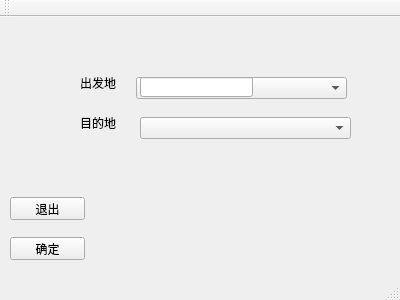
<?xml version="1.0" encoding="UTF-8"?>
<ui version="4.0">
 <class>MainWindow</class>
 <widget class="QMainWindow" name="MainWindow">
  <property name="geometry">
   <rect>
    <x>0</x>
    <y>0</y>
    <width>400</width>
    <height>300</height>
   </rect>
  </property>
  <property name="windowTitle">
   <string>MainWindow</string>
  </property>
  <widget class="QWidget" name="centralWidget">
   <widget class="QLabel" name="labelStart">
    <property name="geometry">
     <rect>
      <x>80</x>
      <y>60</y>
      <width>54</width>
      <height>12</height>
     </rect>
    </property>
    <property name="text">
     <string>出发地</string>
    </property>
   </widget>
   <widget class="QLabel" name="labelEnd">
    <property name="geometry">
     <rect>
      <x>80</x>
      <y>100</y>
      <width>54</width>
      <height>12</height>
     </rect>
    </property>
    <property name="text">
     <string>目的地</string>
    </property>
   </widget>
   <widget class="QComboBox" name="comboBox">
    <property name="geometry">
     <rect>
      <x>136</x>
      <y>60</y>
      <width>211</width>
      <height>22</height>
     </rect>
    </property>
   </widget>
   <widget class="QLineEdit" name="lineEdit">
    <property name="geometry">
     <rect>
      <x>140</x>
      <y>60</y>
      <width>113</width>
      <height>20</height>
     </rect>
    </property>
   </widget>
   <widget class="QLineEdit" name="lineEdit_2">
    <property name="geometry">
     <rect>
      <x>140</x>
      <y>100</y>
      <width>113</width>
      <height>20</height>
     </rect>
    </property>
   </widget>
   <widget class="QComboBox" name="comboBox_2">
    <property name="geometry">
     <rect>
      <x>140</x>
      <y>100</y>
      <width>211</width>
      <height>22</height>
     </rect>
    </property>
   </widget>
   <widget class="QPushButton" name="pushButtonQuit">
    <property name="geometry">
     <rect>
      <x>10</x>
      <y>180</y>
      <width>75</width>
      <height>23</height>
     </rect>
    </property>
    <property name="text">
     <string>退出</string>
    </property>
   </widget>
   <widget class="QPushButton" name="pushButtonOk">
    <property name="geometry">
     <rect>
      <x>10</x>
      <y>220</y>
      <width>75</width>
      <height>23</height>
     </rect>
    </property>
    <property name="text">
     <string>确定</string>
    </property>
   </widget>
   <widget class="QLabel" name="labelHits">
    <property name="geometry">
     <rect>
      <x>190</x>
      <y>200</y>
      <width>151</width>
      <height>41</height>
     </rect>
    </property>
    <property name="text">
     <string/>
    </property>
   </widget>
  </widget>
  <widget class="QMenuBar" name="menuBar">
   <property name="geometry">
    <rect>
     <x>0</x>
     <y>0</y>
     <width>400</width>
     <height>22</height>
    </rect>
   </property>
  </widget>
  <widget class="QToolBar" name="mainToolBar">
   <attribute name="toolBarArea">
    <enum>TopToolBarArea</enum>
   </attribute>
   <attribute name="toolBarBreak">
    <bool>false</bool>
   </attribute>
  </widget>
  <widget class="QStatusBar" name="statusBar"/>
 </widget>
 <layoutdefault spacing="6" margin="11"/>
 <resources/>
 <connections>
  <connection>
   <sender>pushButtonOk</sender>
   <signal>clicked()</signal>
   <receiver>MainWindow</receiver>
   <slot>checkinput()</slot>
   <hints>
    <hint type="sourcelabel">
     <x>47</x>
     <y>265</y>
    </hint>
    <hint type="destinationlabel">
     <x>199</x>
     <y>149</y>
    </hint>
   </hints>
  </connection>
  <connection>
   <sender>pushButtonQuit</sender>
   <signal>clicked()</signal>
   <receiver>MainWindow</receiver>
   <slot>close()</slot>
   <hints>
    <hint type="sourcelabel">
     <x>47</x>
     <y>225</y>
    </hint>
    <hint type="destinationlabel">
     <x>199</x>
     <y>149</y>
    </hint>
   </hints>
  </connection>
 </connections>
 <slots>
  <slot>checkinput()</slot>
 </slots>
</ui>
